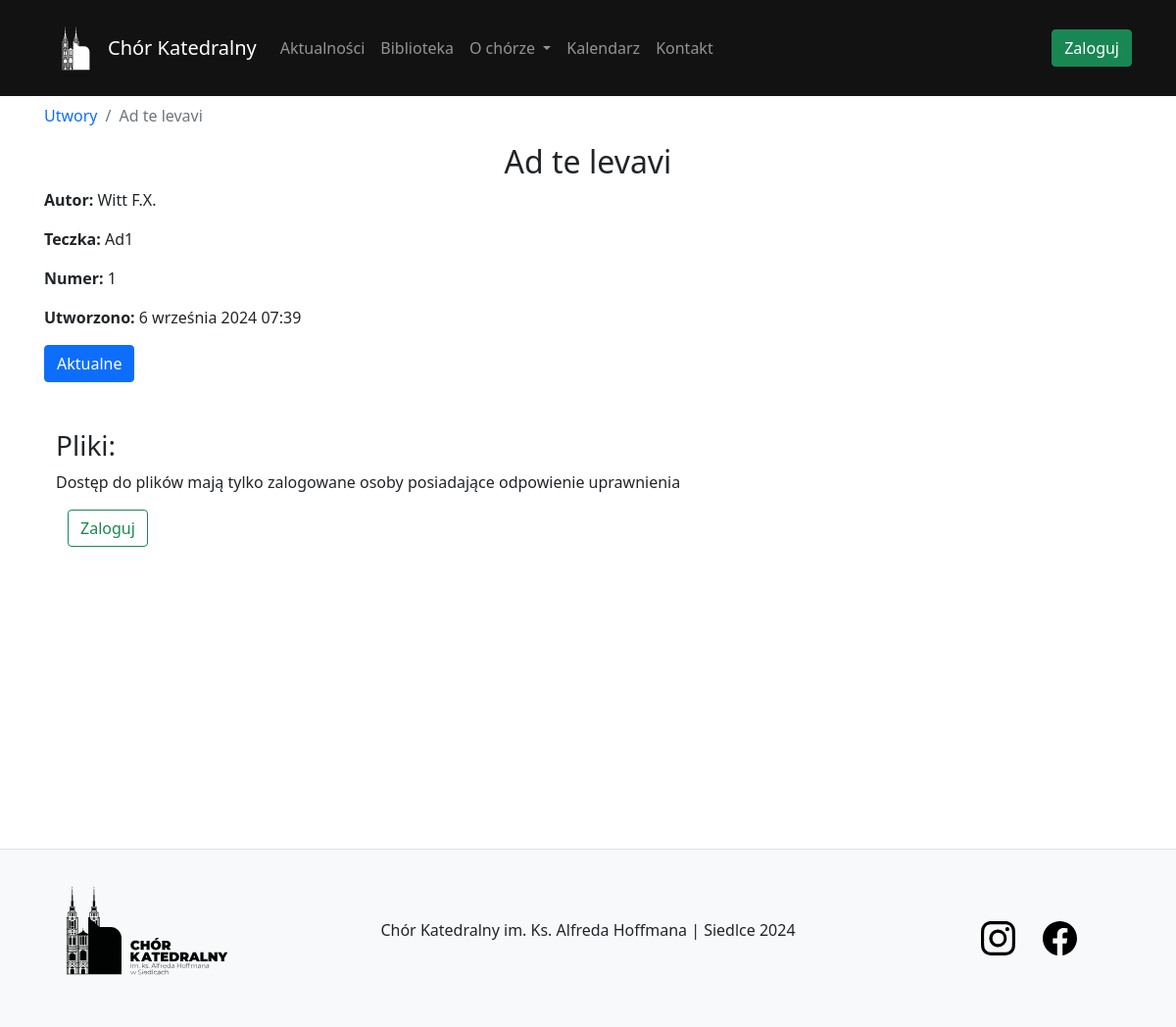
/composition/details/1/, run on an earlier commit of the app's database.
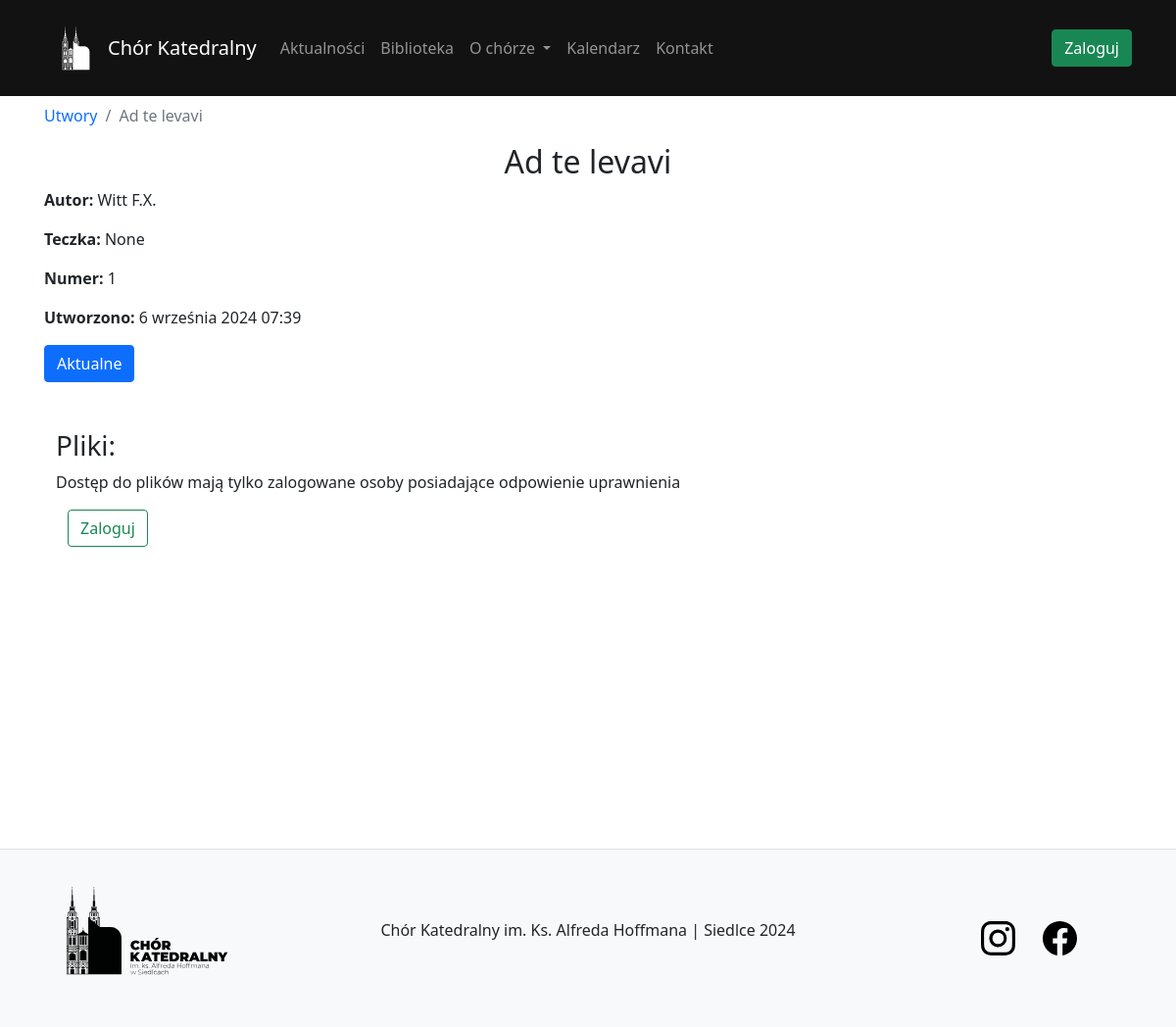
And on a later commit of the database.
### composition/models.py (models this page shows, shortened)
class Composition(models.Model):
    name = models.CharField('Name', max_length=45)
    author = models.CharField('Author', max_length=35)
    number = models.PositiveIntegerField(unique=True)
    folder = models.ForeignKey(Folder, related_name='compositions', on_delete=models.SET_NULL, null=True, blank=True)
    isActual = models.BooleanField('Is Actual', default=False)
    note = models.CharField('Note', max_length=250, null=True, blank=True)  # Может быть нулём + можно ничего не вписывать в форме
    date_joined = models.DateTimeField(default=timezone.now)
    class Meta:
        verbose_name = 'Composition'
        verbose_name_plural = 'Compositions'

### folder/models.py (models this page shows)
class Folder(models.Model):
    name = models.CharField('name', max_length=45, unique=True)
    note = models.CharField('note', max_length=250, null=True, blank=True) # Может быть нулём + можно ничего не вписывать в форме
    colour = models.CharField('colour', max_length=25, null=True, blank=True)
    date_joined = models.DateTimeField(default=timezone.now)
    def __str__(self):
        return self.name
    class Meta:
        verbose_name = 'Folder'
        verbose_name_plural = 'Folders'

### composition/views.py (the view)
# urls.py: path('details/<int:id>/', views.detailsComposition, name='detailsComposition'),
def detailsComposition(request, id):
    composition = get_object_or_404(Composition, id=id)
    return render(request, 'composition/details.html', {'composition': composition})

### library/context_processors.py (called while the page is built)
def current_time(request):
    now = timezone.now()
    return {
        'current_year': now.year,
        'current_month': now.month,
    }

### composition/templates/composition/details.html (shortened to what the changed rows need)
{% extends 'content/template.html' %}
{% load static %}
{% load extras %}
{% block body %}
<link rel="stylesheet" href="https://cdn.jsdelivr.net/npm/plyr@3/dist/plyr.css" />
<div class="pt-2">
    <nav aria-label="breadcrumb">
        <ol class="breadcrumb">
            <li class="breadcrumb-item"><a href="{% url 'listComposition' %}">Utwory</a></li>
            <li class="breadcrumb-item active" aria-current="page">{{ composition.name }}</li>
        </ol>
    </nav>
</div>
<h2 class="text-center">{{ composition.name }}</h2>
<p><strong>Autor:</strong> {{ composition.author }}</p>
<p><strong>Teczka:</strong> {{ composition.folder }}</p>
<p><strong>Numer:</strong> {{ composition.number }}</p>
<p><strong>Utworzono:</strong> {{ composition.date_joined }}</p>
{% if perms.composition.change_composition %}
    {% if composition.isActual %}
        <a href="{% url 'toggleActual' composition.id %}" class="btn btn-primary mb-1">Aktualne</a>
    {% else %}
        <a href="{% url 'toggleActual' composition.id %}" class="btn btn-outline-primary mb-1">Aktualne</a>
    {% endif %}
{% else %}
    {% if composition.isActual %}
        <a href="#" class="btn btn-primary">Aktualne</a>
    {% else %}
        <a href="#" class="btn btn-outline-primary">Aktualne</a>
    {% endif %}
{% endif %}
<div class="container mt-5">
    <h3>Pliki:</h3>
    {% if user.is_authenticated %}
    {% if perms.composition.view_compositionfile %}
    <div class="files-container">
        {% for file in composition.files.all %}
        <div class="file-item mb-4">
            <div class="file-actions">
                <div class="btn-group">
                    <div style="margin-right: 10px;">
                        {% if file.file.url|slice:"-4:" == '.mp3' %}
                        <svg xmlns="http://www.w3.org/2000/svg" width="40" height="40" fill="currentColor" class="bi bi-filetype-mp3" viewBox="0 0 16 16">
                          <path fill-rule="evenodd" d="M14 4.5V14a2 2 0 0 1-2 2v-1a1 1 0 0 0 1-1V4.5h-2A1.5 1.5 0 0 1 9.5 3V1H4a1 1 0 0 0-1 1v9H2V2a2 2 0 0 1 2-2h5.5zm-4.911 9.67h-.443v-.609h.422a.7.7 0 0 0 .322-.073.56.56 0 0 0 .22-.2.5.5 0 0 0 .076-.284.49.49 0 0 0-.176-.392.65.65 0 0 0-.442-.15.7.7 0 0 0-.252.041.6.6 0 0 0-.193.112.5.5 0 0 0-.179.349H7.71q.009-.235.102-.437.094-.202.27-.352.176-.152.428-.237.255-.085.583-.088.418-.003.723.132.304.135.472.372a.9.9 0 0 1 .173.539.83.83 0 0 1-.12.478.96.96 0 0 1-.619.439v.041a1 1 0 0 1 .718.434.9.9 0 0 1 .144.521q.003.285-.117.507a1.1 1.1 0 0 1-.329.378q-.21.152-.486.234-.273.08-.583.08-.451 0-.77-.153a1.2 1.2 0 0 1-.487-.41 1.1 1.1 0 0 1-.178-.563h.726a.46.46 0 0 0 .106.258.7.7 0 0 0 .249.179 1 1 0 0 0 .357.067.9.9 0 0 0 .384-.076.6.6 0 0 0 .252-.217.56.56 0 0 0 .088-.319.56.56 0 0 0-.334-.522.8.8 0 0 0-.372-.079ZM.706 15.925v-2.66h.038l.952 2.16h.516l.946-2.16h.038v2.66h.715v-3.999h-.8l-1.14 2.596h-.026l-1.14-2.596H0v4zm5.458-3.999h-1.6v4h.792v-1.342h.803q.43 0 .732-.173.304-.177.463-.475a1.4 1.4 0 0 0 .161-.677q0-.374-.158-.677a1.2 1.2 0 0 0-.46-.477 1.4 1.4 0 0 0-.733-.179m.545 1.333a.8.8 0 0 1-.085.381.57.57 0 0 1-.237.24.8.8 0 0 1-.375.082h-.66v-1.406h.66q.328 0 .513.182.184.181.184.521"/>
                        </svg>
                        {% elif file.file.url|slice:"-4:" == '.pdf' %}
                        <svg xmlns="http://www.w3.org/2000/svg" width="40" height="40" fill="currentColor" class="bi bi-filetype-pdf" viewBox="0 0 16 16">
                          <path fill-rule="evenodd" d="M14 4.5V14a2 2 0 0 1-2 2h-1v-1h1a1 1 0 0 0 1-1V4.5h-2A1.5 1.5 0 0 1 9.5 3V1H4a1 1 0 0 0-1 1v9H2V2a2 2 0 0 1 2-2h5.5zM1.6 11.85H0v3.999h.791v-1.342h.803q.43 0 .732-.173.305-.175.463-.474a1.4 1.4 0 0 0 .161-.677q0-.375-.158-.677a1.2 1.2 0 0 0-.46-.477q-.3-.18-.732-.179m.545 1.333a.8.8 0 0 1-.085.38.57.57 0 0 1-.238.241.8.8 0 0 1-.375.082H.788V12.48h.66q.327 0 .512.181.185.183.185.522m1.217-1.333v3.999h1.46q.602 0 .998-.237a1.45 1.45 0 0 0 .595-.689q.196-.45.196-1.084 0-.63-.196-1.075a1.43 1.43 0 0 0-.589-.68q-.396-.234-1.005-.234zm.791.645h.563q.371 0 .609.152a.9.9 0 0 1 .354.454q.118.302.118.753a2.3 2.3 0 0 1-.068.592 1.1 1.1 0 0 1-.196.422.8.8 0 0 1-.334.252 1.3 1.3 0 0 1-.483.082h-.563zm3.743 1.763v1.591h-.79V11.85h2.548v.653H7.896v1.117h1.606v.638z"/>
                        </svg>
                        {% elif file.file.url|slice:"-4:" == '.wav' %}
                        <svg xmlns="http://www.w3.org/2000/svg" width="40" height="40" fill="currentColor" class="bi bi-filetype-wav" viewBox="0 0 16 16">
                          <path fill-rule="evenodd" d="M14 4.5V14a2 2 0 0 1-2 2v-1a1 1 0 0 0 1-1V4.5h-2A1.5 1.5 0 0 1 9.5 3V1H4a1 1 0 0 0-1 1v9H2V2a2 2 0 0 1 2-2h5.5zM1.784 15.849l.741-2.789h.033l.74 2.789h.73l1.055-3.999h-.858l-.595 2.903h-.041l-.706-2.903H2.2l-.706 2.903h-.038l-.6-2.903H0l1.055 3.999zm3.715 0 .314-1.028h1.336l.313 1.028h.841L6.967 11.85h-.926L4.7 15.849h.8Zm1.002-3.234.49 1.617H5.977l.49-1.617H6.5Zm3.604 3.234h-.952L7.814 11.85h.917l.897 3.138h.038l.888-3.138h.879z"/>
                        </svg>
                        {% else %}
                        <svg xmlns="http://www.w3.org/2000/svg" width="16" height="16" fill="currentColor" class="bi bi-file-earmark-text-fill" viewBox="0 0 16 16">
                            <path d="M9.293 0H4a2 2 0 0 0-2 2v12a2 2 0 0 0 2 2h8a2 2 0 0 0 2-2V4.707A1 1 0 0 0 13.707 4L10 .293A1 1 0 0 0 9.293 0M9.5 3.5v-2l3 3h-2a1 1 0 0 1-1-1M4.5 9a.5.5 0 0 1 0-1h7a.5.5 0 0 1 0 1zM4 10.5a.5.5 0 0 1 .5-.5h7a.5.5 0 0 1 0 1h-7a.5.5 0 0 1-.5-.5m.5 2.5a.5.5 0 0 1 0-1h4a.5.5 0 0 1 0 1z"/>
                          </svg>
                        {% endif %}
                    </div>
                    <div class="file-actions">
                        <div class="btn-group" style="vertical-align: -webkit-baseline-middle">
                            {{ file.file.name|get_filename_without_extension }}
                            <button type="button" class="btn btn-action mx-3" data-bs-toggle="dropdown" aria-expanded="false">
                                <svg xmlns="http://www.w3.org/2000/svg" width="20" height="20" fill="currentColor" class="bi bi-three-dots-vertical" viewBox="0 0 16 16">
                                    <path d="M3 9.5a1.5 1.5 0 1 1 0-3 1.5 1.5 0 0 1 0 3zm5 0a1.5 1.5 0 1 1 0-3 1.5 1.5 0 0 1 0 3zm5 0a1.5 1.5 0 1 1 0-3 1.5 1.5 0 0 1 0 3z"/>
                                </svg>
                            </button>
                            <ul class="dropdown-menu custom-dropdown-menu">
                                <li><a href="{% url 'download_composition_file' file.id %}" class="dropdown-item">Pobierz</a>
                                </li>
                                {% if file.file.url|slice:"-4:" == '.pdf' %}
                                <li><a href="{% url 'download_composition_file' file.id %}" class="dropdown-item">Otwórz</a>
                                </li>
                                {% endif %}
                                {% if perms.composition.delete_compositionfile %}
                                <li><hr class="dropdown-divider"></li>
                                <li><a class="dropdown-item" href="{% url 'deleteFileComposition' file.id %}">Usuń</a></li>
                                {% endif %}
                            </ul>
                        </div>
                    </div>
                </div>
            </div>
            <div class="file-controls d-flex justify-content-between align-items-center">
                {% if file.file.url|slice:"-4:" == '.mp3' or file.file.url|slice:"-4:" == '.wav' %}
                <div class="audio-player">
                    <audio controls>
                        <source src="{{ file.file.url }}" type="{% if file.file.url|slice:"-4:" == '.mp3' %}audio/mpeg{% else %}audio/wav{% endif %}">
                        Your browser does not support the audio element.
                    </audio>
                </div>
                {% endif %}
            </div>
        </div>
        {% endfor %}
    </div>
    {% else %}
    <p>Nie masz uprawnień do przeglądania plików. Skontaktuj się z administratorem żeby uzyskać uprawnienia.</p>
    {% endif %}
    {% else %}
    <p>Dostęp do plików mają tylko zalogowane osoby posiadające odpowienie uprawnienia</p>
    <div class="container">
    </div>
    {% endif %}
</div>
{% endblock %}

What changed in the data, as far as the page shows it:
changed Composition "Ad te levavi": folder "Ad1" → "None"
